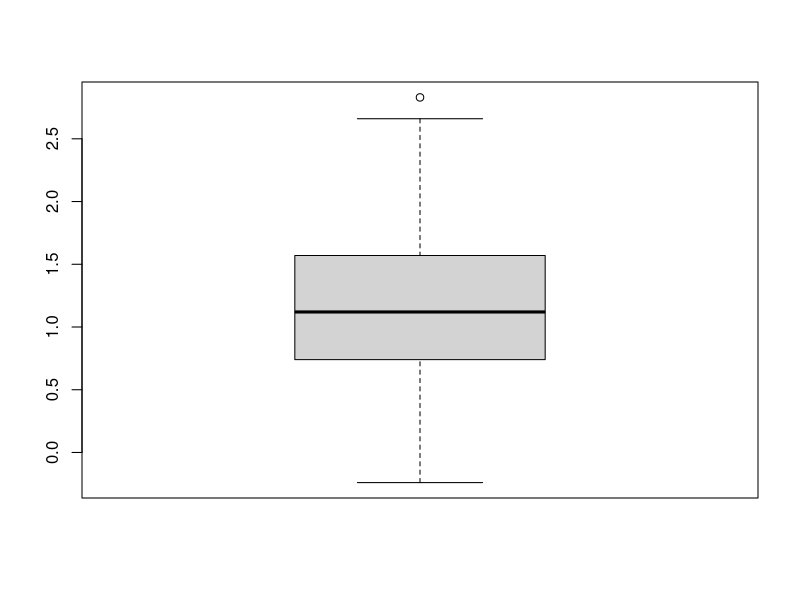
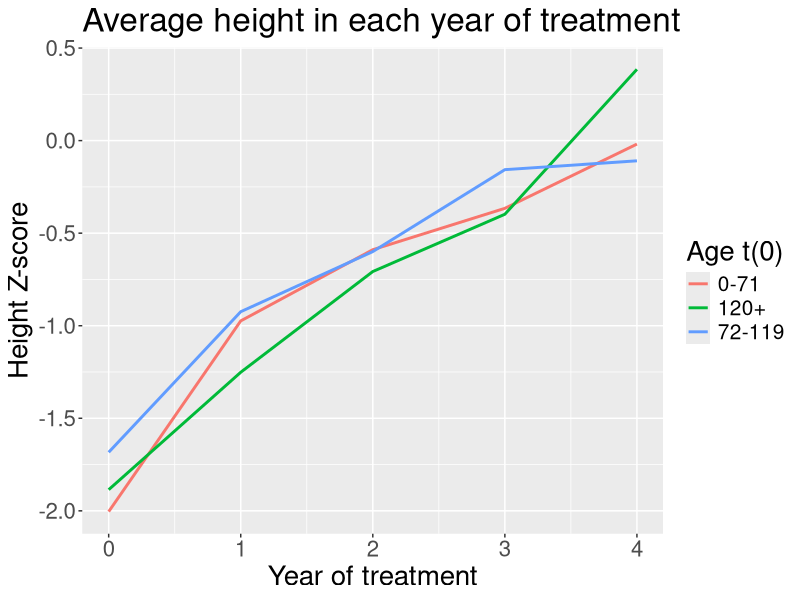
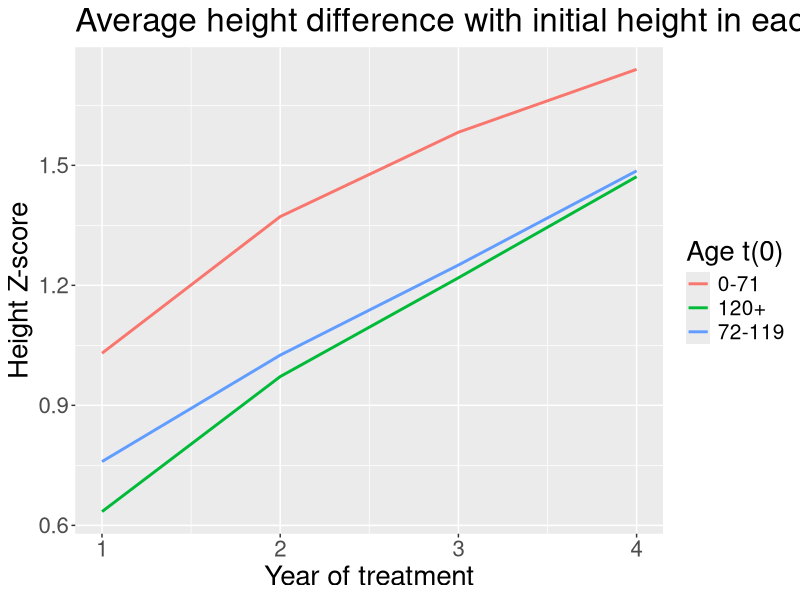
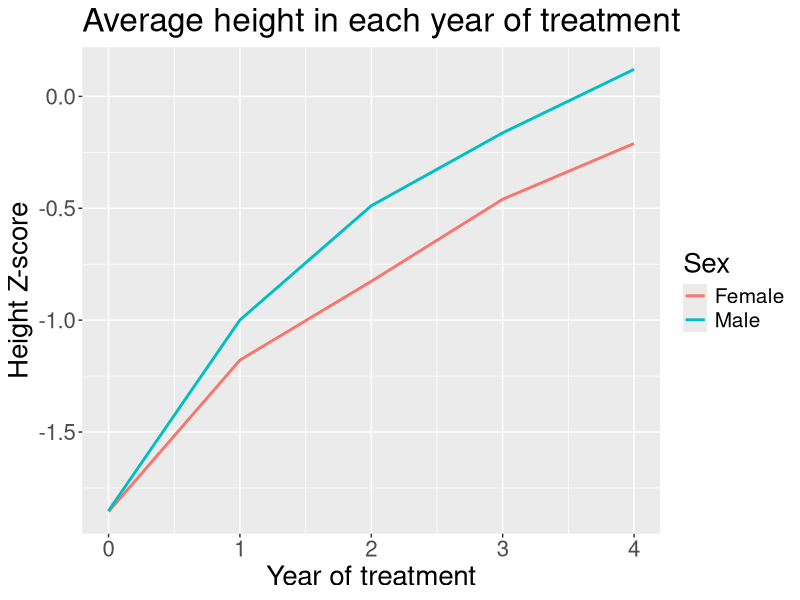
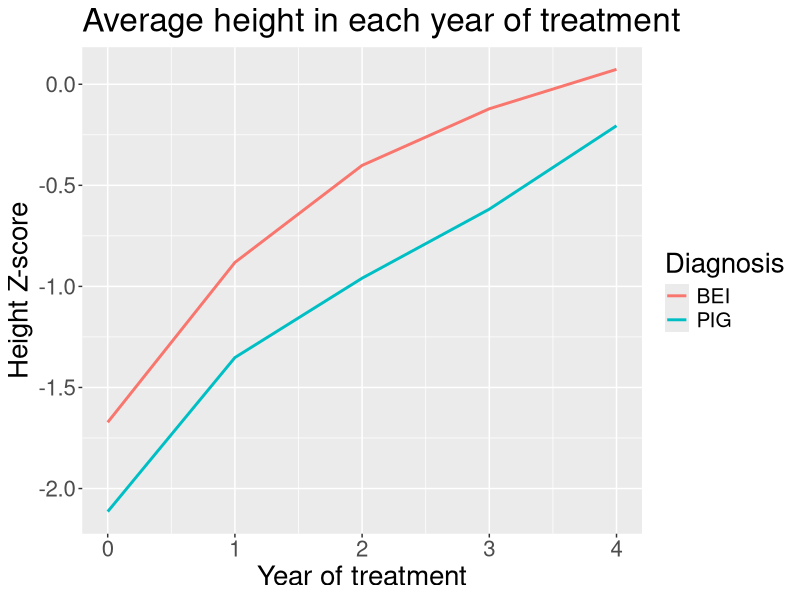
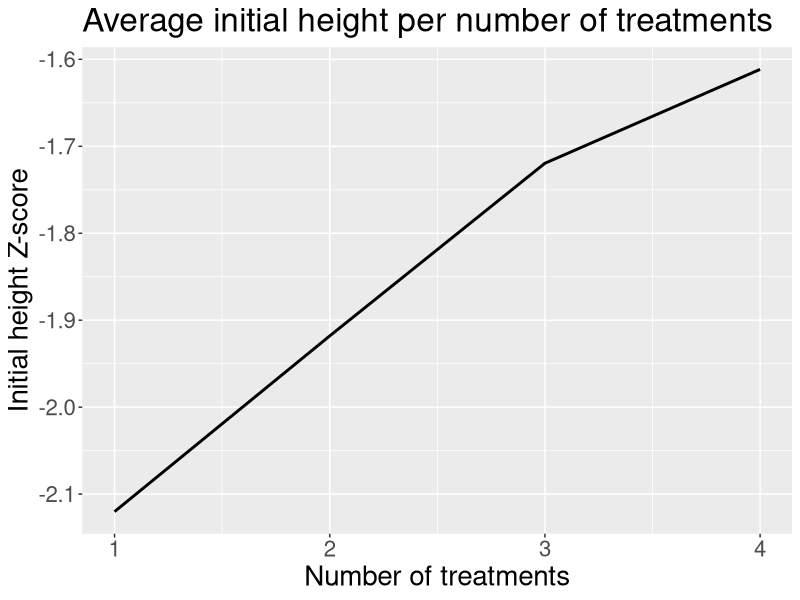
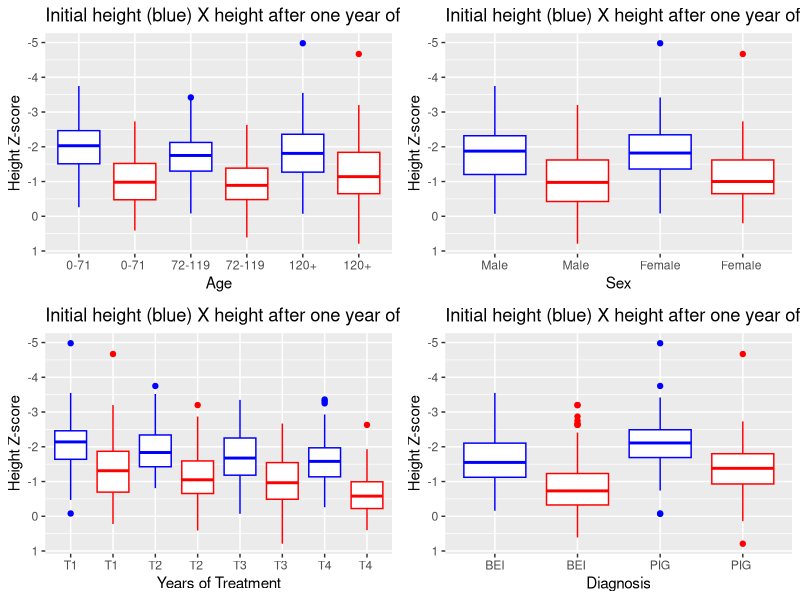
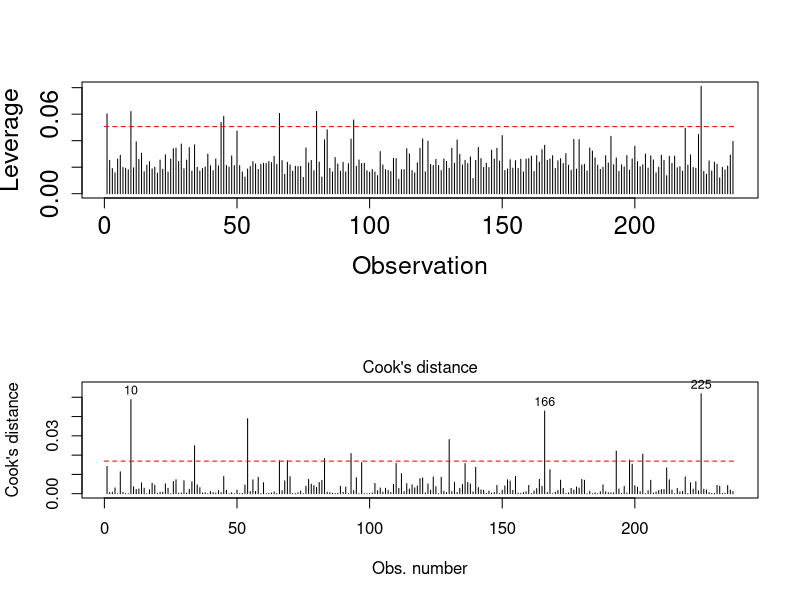

Write the R code that produced these figures, in order.
## ---- chunk 1
library(data.table)
library(readxl)

# returns the text in the language of the page being rendered
tr <- function(en, pt) if (identical(Sys.getenv("QUARTO_PROFILE"), "pt")) pt else en

dataset <- as.data.table(read_excel("PLANILHA.xlsx"))
dataset <- dataset[, c("SEXO", "ID_DIAG", "IDADE_INÍCIO", "HAZ_INÍCIO",
                        "HAZ_1ANOS", "HAZ_2ANOS", "HAZ_3ANOS", "HAZ_4ANOS")]
tail(dataset)

## ---- chunk 2

dataset[
  , `:=`(
    sexo_cat = ifelse(SEXO == 1, tr("Male", "Masculino"), tr("Female", "Feminino")),
    grupo_idade_t0 = fcase(
      IDADE_INÍCIO >= 0 & IDADE_INÍCIO < 72, "0-71",
      IDADE_INÍCIO >= 72 & IDADE_INÍCIO < 120, "72-119",
      IDADE_INÍCIO >= 120, "120+"
    ),
    tratamento = fcase(
      !is.na(HAZ_4ANOS),                                       4,
      !is.na(HAZ_3ANOS) & is.na(HAZ_4ANOS),                    3,
      !is.na(HAZ_2ANOS) & is.na(HAZ_3ANOS) & is.na(HAZ_4ANOS), 2,
      is.na(HAZ_2ANOS) & is.na(HAZ_3ANOS) & is.na(HAZ_4ANOS),  1
    )
  )][,
     diferenca := fcase(
       tratamento == 1, HAZ_1ANOS - `HAZ_INÍCIO`,
       tratamento == 2, HAZ_2ANOS - `HAZ_INÍCIO`,
       tratamento == 3, HAZ_3ANOS - `HAZ_INÍCIO`,
       tratamento == 4, HAZ_4ANOS - `HAZ_INÍCIO`
     )]
## ---- chunk 3
#A quick analysis of the difference variable, which will be the explanatory variable of the regression model in the future
summary(dataset$diferenca)
boxplot(dataset$diferenca)
## ---- chunk 4
dataset_aux <- copy(dataset)
dataset_aux <- dataset_aux[
  ,
  .(
    media0 = mean(HAZ_INÍCIO, na.rm = TRUE),
    media1 = mean(HAZ_1ANOS, na.rm = TRUE),
    media2 = mean(HAZ_2ANOS, na.rm = TRUE),
    media3 = mean(HAZ_3ANOS, na.rm = TRUE),
    media4 = mean(HAZ_4ANOS, na.rm = TRUE)
  ),
  by = .(grupo_idade_t0)
]
dataset_aux <- melt(dataset_aux, na.rm = FALSE, value.name = "media", id = "grupo_idade_t0")
dataset_aux[, aux := fcase(
  variable == "media0", 0,
  variable == "media1", 1,
  variable == "media2", 2,
  variable == "media3", 3,
  variable == "media4", 4
)]

library(ggplot2)
ggplot(dataset_aux, aes(x = aux, y = media, colour = grupo_idade_t0)) +
  geom_line(linewidth = 1) +
  theme(legend.text = element_text(size = 15), legend.title = element_text(size = 20), text = element_text(size = 20)) +
  labs(title = tr("Average height in each year of treatment", "Altura média em cada ano de tratamento"),
       y = tr("Height Z-score", "Escore-z da altura"),
       x = tr("Year of treatment", "Ano de tratamento")) +
  guides(color = guide_legend(title = tr("Age t(0)", "Idade t(0)")))
## ---- chunk 5
dataset_aux <- copy(dataset)
dataset_aux <- dataset_aux[
  ,
  .(
    media1 = mean(HAZ_1ANOS - HAZ_INÍCIO, na.rm = TRUE),
    media2 = mean(HAZ_2ANOS - HAZ_INÍCIO, na.rm = TRUE),
    media3 = mean(HAZ_3ANOS - HAZ_INÍCIO, na.rm = TRUE),
    media4 = mean(HAZ_4ANOS - HAZ_INÍCIO, na.rm = TRUE)
  ),
  by = .(grupo_idade_t0)
]
dataset_aux <- melt(dataset_aux, na.rm = FALSE, value.name = "media", id = "grupo_idade_t0")
dataset_aux[, aux := fcase(
  variable == "media1", 1,
  variable == "media2", 2,
  variable == "media3", 3,
  variable == "media4", 4
)]

library(ggplot2)
ggplot(dataset_aux, aes(x = aux, y = media, colour = grupo_idade_t0)) +
  geom_line(linewidth = 1) +
  theme(legend.text = element_text(size = 15), legend.title = element_text(size = 20), text = element_text(size = 20)) +
  labs(title = tr("Average height difference with initial height in each year of treatment",
                  "Diferença média em relação à altura inicial em cada ano de tratamento"),
       y = tr("Height Z-score", "Escore-z da altura"),
       x = tr("Year of treatment", "Ano de tratamento")) +
  guides(color = guide_legend(title = tr("Age t(0)", "Idade t(0)")))
## ---- chunk 6
dataset_aux <- copy(dataset)
dataset_aux <- dataset_aux[
  ,
  .(
    media0 = mean(HAZ_INÍCIO, na.rm = TRUE),
    media1 = mean(HAZ_1ANOS, na.rm = TRUE),
    media2 = mean(HAZ_2ANOS, na.rm = TRUE),
    media3 = mean(HAZ_3ANOS, na.rm = TRUE),
    media4 = mean(HAZ_4ANOS, na.rm = TRUE)
  ),
  by = .(sexo_cat)
]
dataset_aux <- melt(dataset_aux, na.rm = FALSE, value.name = "media", id = "sexo_cat")
dataset_aux[, aux := fcase(
  variable == "media0", 0,
  variable == "media1", 1,
  variable == "media2", 2,
  variable == "media3", 3,
  variable == "media4", 4
)]

library(ggplot2)
ggplot(dataset_aux, aes(x = aux, y = media, colour = sexo_cat)) +
  geom_line(linewidth = 1) +
  theme(legend.text = element_text(size = 15), legend.title = element_text(size = 20), text = element_text(size = 20)) +
  labs(title = tr("Average height in each year of treatment", "Altura média em cada ano de tratamento"),
       y = tr("Height Z-score", "Escore-z da altura"),
       x = tr("Year of treatment", "Ano de tratamento")) +
  guides(color = guide_legend(title = tr("Sex", "Sexo")))
## ---- chunk 7
dataset_aux <- copy(dataset)
dataset_aux <- dataset_aux[
  ,
  .(
    media0 = mean(HAZ_INÍCIO, na.rm = TRUE),
    media1 = mean(HAZ_1ANOS, na.rm = TRUE),
    media2 = mean(HAZ_2ANOS, na.rm = TRUE),
    media3 = mean(HAZ_3ANOS, na.rm = TRUE),
    media4 = mean(HAZ_4ANOS, na.rm = TRUE)
  ),
  by = .(ID_DIAG)
]
dataset_aux <- melt(dataset_aux, na.rm = FALSE, value.name = "media", id = "ID_DIAG")
dataset_aux[, aux := fcase(
  variable == "media0", 0,
  variable == "media1", 1,
  variable == "media2", 2,
  variable == "media3", 3,
  variable == "media4", 4
)]

library(ggplot2)
ggplot(dataset_aux, aes(x = aux, y = media, colour = ID_DIAG)) +
  geom_line(linewidth = 1) +
  theme(legend.text = element_text(size = 15), legend.title = element_text(size = 20), text = element_text(size = 20)) +
  labs(title = tr("Average height in each year of treatment", "Altura média em cada ano de tratamento"),
       y = tr("Height Z-score", "Escore-z da altura"),
       x = tr("Year of treatment", "Ano de tratamento")) +
  guides(color = guide_legend(title = tr("Diagnosis", "Diagnóstico")))
## ---- chunk 8
dataset_aux <- copy(dataset)
dataset_aux <- dataset_aux[
  ,
  .(
    media = mean(HAZ_INÍCIO, na.rm = TRUE)
  ),
  by = .(tratamento)
]

ggplot(dataset_aux, aes(x = tratamento, y = media)) +
  geom_line(linewidth = 1) +
  theme(legend.text = element_text(size = 15), legend.title = element_text(size = 20), text = element_text(size = 20)) +
  labs(title = tr("Average initial height per number of treatments", "Altura inicial média por número de tratamentos"),
       y = tr("Initial height Z-score", "Escore-z da altura inicial"),
       x = tr("Number of treatments", "Número de tratamentos"))
## ---- chunk 9
#Age group
dataset_aux <- copy(dataset)
dataset_aux1 <- dataset_aux[, c("HAZ_INÍCIO", "grupo_idade_t0")][, cor := "blue"]
dataset_aux2 <- dataset_aux[, c("HAZ_1ANOS", "grupo_idade_t0")][, cor := "red"]
dataset_aux2[, grupo_idade_t0 := fcase(
  grupo_idade_t0 == "0-71", "0-71 ",
  grupo_idade_t0 == "72-119", "72-119 ",
  grupo_idade_t0 == "120+", "120+ "
)]
names(dataset_aux1) <- c("variavel", "grupo_idade_t0", "cor")
names(dataset_aux2) <- c("variavel", "grupo_idade_t0", "cor")

dataset_aux3 <- rbind(dataset_aux1, dataset_aux2)
dataset_aux3[, grupo_idade_t0 :=
               factor(grupo_idade_t0,
                      levels = c("0-71", "0-71 ", "72-119", "72-119 ", "120+", "120+ "))]

b1 <- ggplot(data = dataset_aux3, aes(x = grupo_idade_t0, y = variavel, color = cor)) +
  geom_boxplot() +
  scale_color_identity() +
  labs(y = tr('Height Z-score', 'Escore-z da altura'),
       x = tr("Age", "Idade"),
       title = tr("Initial height (blue) X height after one year of treatment (red)",
                  "Altura inicial (azul) X altura após um ano de tratamento (vermelho)")) +
  scale_y_reverse()

#SEX
dataset_aux1 <- dataset_aux[, c("HAZ_INÍCIO", "sexo_cat")][, cor := "blue"]
dataset_aux2 <- dataset_aux[, c("HAZ_1ANOS", "sexo_cat")][, cor := "red"]
dataset_aux2[, sexo_cat := paste0(sexo_cat, " ")]
names(dataset_aux1) <- c("variavel", "sexo_cat", "cor")
names(dataset_aux2) <- c("variavel", "sexo_cat", "cor")

dataset_aux3 <- rbind(dataset_aux1, dataset_aux2)
dataset_aux3[, sexo_cat :=
               factor(sexo_cat,
                      levels = c(tr("Male", "Masculino"), tr("Male ", "Masculino "),
                                 tr("Female", "Feminino"), tr("Female ", "Feminino ")))]

b2 <- ggplot(data = dataset_aux3, aes(x = sexo_cat, y = variavel, color = cor)) +
  geom_boxplot() +
  scale_color_identity() +
  labs(y = tr('Height Z-score', 'Escore-z da altura'),
       x = tr("Sex", "Sexo"),
       title = tr("Initial height (blue) X height after one year of treatment (red)",
                  "Altura inicial (azul) X altura após um ano de tratamento (vermelho)")) +
  scale_y_reverse()

#TREATMENT
dataset_aux1 <- dataset_aux[, c("HAZ_INÍCIO", "tratamento")][, cor := "blue"][, tratamento := as.character(tratamento)]
dataset_aux1[, tratamento := fcase(tratamento == "1", "T1", tratamento == "2", "T2", tratamento == "3", "T3", tratamento == "4", "T4")]
dataset_aux2 <- dataset_aux[, c("HAZ_1ANOS", "tratamento")][, cor := "red"][, tratamento := as.character(tratamento)]
dataset_aux2[, tratamento := fcase(tratamento == "1", "T1", tratamento == "2", "T2", tratamento == "3", "T3", tratamento == "4", "T4")]
dataset_aux2[, tratamento := fcase(
  tratamento == "T1", "T1 ",
  tratamento == "T2", "T2 ",
  tratamento == "T3", "T3 ",
  tratamento == "T4", "T4 "
)]
names(dataset_aux1) <- c("variavel", "tratamento", "cor")
names(dataset_aux2) <- c("variavel", "tratamento", "cor")

dataset_aux3 <- rbind(dataset_aux1, dataset_aux2)
dataset_aux3[, tratamento :=
               factor(tratamento,
                      levels = c("T1", "T1 ", "T2", "T2 ","T3", "T3 ","T4", "T4 "))]

b3 <- ggplot(data = dataset_aux3, aes(x = tratamento, y = variavel, color = cor)) +
  geom_boxplot() +
  scale_color_identity() +
  labs(y = tr('Height Z-score', 'Escore-z da altura'),
       x = tr("Years of Treatment", "Anos de tratamento"),
       title = tr("Initial height (blue) X height after one year of treatment (red)",
                  "Altura inicial (azul) X altura após um ano de tratamento (vermelho)")) +
  scale_y_reverse()

#DIAGNOSIS
dataset_aux1 <- dataset_aux[, c("HAZ_INÍCIO", "ID_DIAG")][, cor := "blue"]
dataset_aux2 <- dataset_aux[, c("HAZ_1ANOS", "ID_DIAG")][, cor := "red"]
dataset_aux2[, ID_DIAG := fcase(
  ID_DIAG == "BEI", "BEI ",
  ID_DIAG == "PIG", "PIG "
)]
names(dataset_aux1) <- c("variavel", "ID_DIAG", "cor")
names(dataset_aux2) <- c("variavel", "ID_DIAG", "cor")

dataset_aux3 <- rbind(dataset_aux1, dataset_aux2)
dataset_aux3[, ID_DIAG :=
               factor(ID_DIAG,
                      levels = c("BEI", "BEI ","PIG", "PIG "))]

b4 <- ggplot(data = dataset_aux3, aes(x = ID_DIAG, y = variavel, color = cor)) +
  geom_boxplot() +
  scale_color_identity() +
  labs(y = tr('Height Z-score', 'Escore-z da altura'),
       x = tr("Diagnosis", "Diagnóstico"),
       title = tr("Initial height (blue) X height after one year of treatment (red)",
                  "Altura inicial (azul) X altura após um ano de tratamento (vermelho)")) +
  scale_y_reverse()

library(gridExtra)
grid.arrange(b1, b2, b3, b4, ncol = 2)

#Cleaning the environment
rm(dataset_aux, dataset_aux1, dataset_aux2, dataset_aux3, b1, b2, b3, b4)
invisible(gc())

## ---- chunk 10
library(nortest)
dif_1 <- dataset$HAZ_1ANOS - dataset$HAZ_INÍCIO

t1 <- lillie.test(dif_1) # Lilliefors (KS with estimated mean and sd)
t2 <- cvm.test(dif_1) # Cramer-von Mises
t3 <- ad.test(dif_1) # Anderson-Darling
t4 <- shapiro.test(dif_1) # Shapiro-Wilk

# Result Table
testes <- c(t1$method, t2$method, t3$method, t4$method)
estt <- as.numeric(c(t1$statistic, t2$statistic, t3$statistic, t4$statistic))
pvalue <- c(t1$p.value, t2$p.value, t3$p.value, t4$p.value)
results <- cbind(estt, pvalue)
rownames(results) <- testes
colnames(results) <- tr(c("Statistics", "p-value"), c("Estatística", "p-valor"))
print(results, digits = 4)
## ---- chunk 11
paired_tests <- function(data, group_var) {
  results <- data[, {
    tt <- t.test(HAZ_1ANOS, HAZ_INÍCIO, paired = TRUE)
    wt <- wilcox.test(HAZ_1ANOS, HAZ_INÍCIO, paired = TRUE, exact = FALSE)
    .(n = .N,
      mean_diff = unname(tt$estimate),
      ci_lower = tt$conf.int[1],
      ci_upper = tt$conf.int[2],
      p_ttest = tt$p.value,
      p_wilcoxon = wt$p.value)
  }, by = group_var]
  setorderv(results, group_var)
  print(results, digits = 4)
}
## ---- chunk 12
paired_tests(dataset, "grupo_idade_t0")
## ---- chunk 13
paired_tests(dataset, "sexo_cat")
## ---- chunk 14
paired_tests(dataset, "ID_DIAG")
## ---- chunk 15
paired_tests(dataset, "tratamento")
## ---- chunk 16
#Cleaning the environment
rm(results, pvalue, estt, testes, t4, t3, t2, t1, dif_1)
invisible(gc())
## ---- chunk 17
#To help interpret the model, the variable age in months was transformed into age in years.
dataset[, `IDADE_INÍCIO` := `IDADE_INÍCIO`/12]
fit <- lm(diferenca ~ tratamento + HAZ_INÍCIO + `IDADE_INÍCIO` + SEXO + ID_DIAG, data = dataset)
summary(fit)
## ---- chunk 18
# The confidence interval of the coefficients
confint(fit)
## ---- chunk 19
car::vif(fit)
## ---- chunk 20
# Number of observations
n <- nrow(dataset)

#Number of coeficients
k <- length(fit$coef)

#Leverage cut
corte.hii<- 2*k/n
#Cookis distance cut
corte.cook<- 4/n

par(mfrow = c(2, 1))

plot(hatvalues(fit), type = "h", cex.lab = 1.5, cex.axis = 1.5,
     xlab = tr("Observation", "Observação"), ylab = tr("Leverage", "Alavancagem"),
     ylim = c(0, max(max(hatvalues(fit)), corte.hii)))
lines(c(0, n + 1), c(corte.hii, corte.hii), col = 'red', lty = 2)

plot(fit, which = 4)
lines(c(0, n + 1), c(corte.cook, corte.cook), col = 'red', lty = 2)

# Higher Leverages
hatv <- order(hatvalues(fit),decreasing=TRUE)[1:10]
hatv
# Higher Cooks Distance
cooks <- order(cooks.distance(fit),decreasing=TRUE)[1:10]
cooks

#Higher leveragens and cook distance at the same time
critic_points <- Reduce(intersect, list(hatv, cooks))
critic_points

## ---- chunk 21
#Standardized Residuals
sr<- rstandard(fit)
par(mfrow = c(1, 2))

plot(sr, pch = 20, cex.lab = 1.5, cex.axis = 1.5,
     xlab = tr("Observation", "Observação"), ylab = tr("Standardized Residuals", "Resíduos padronizados"),
     ylim = c(min(-2, min(sr)), max(2, max(sr))))
lines(c(0, n + 1), c(2, 2), col = 'red', lty = 2)
lines(c(0, n + 1), c(-2, -2), col = 'red', lty = 2)
high_residuals <- which(abs(sr) > 2)
points(high_residuals, sr[high_residuals], col = "red", pch = 20)
text(high_residuals, sr[high_residuals], labels = round(sr[high_residuals], 2),
     pos = 3, col = "red", cex = 0.7)

boxplot(sr, pch = 20, cex.lab = 1.5, cex.axis = 1.5, xlab = tr("Standardized Residuals", "Resíduos padronizados"))

## ---- chunk 22
t1 <- ks.test(sr,"pnorm") # KS
t2 <- lillie.test(sr) # Lilliefors
t3 <- cvm.test(sr) # Cramer-von Mises
t4 <- shapiro.test(sr) # Shapiro-Wilk
t5 <- sf.test(sr) # Shapiro-Francia
t6 <- ad.test(sr) # Anderson-Darling
# Tabela de resultados
testes <- c(t1$method, t2$method, t3$method, t4$method, t5$method, t6$method)
estt <- as.numeric(c(t1$statistic, t2$statistic, t3$statistic, t4$statistic, t5$statistic, t6$statistic))
valorp <- c(t1$p.value, t2$p.value, t3$p.value, t4$p.value, t5$p.value, t6$p.value)
resultados <- cbind(estt, valorp)
rownames(resultados) <- testes
colnames(resultados) <- tr(c("Statistic", "p-value"), c("Estatística", "p-valor"))
print(resultados, digits = 4)
## ---- chunk 23
# Breusch-Pagan Test
lmtest::bptest(fit)
